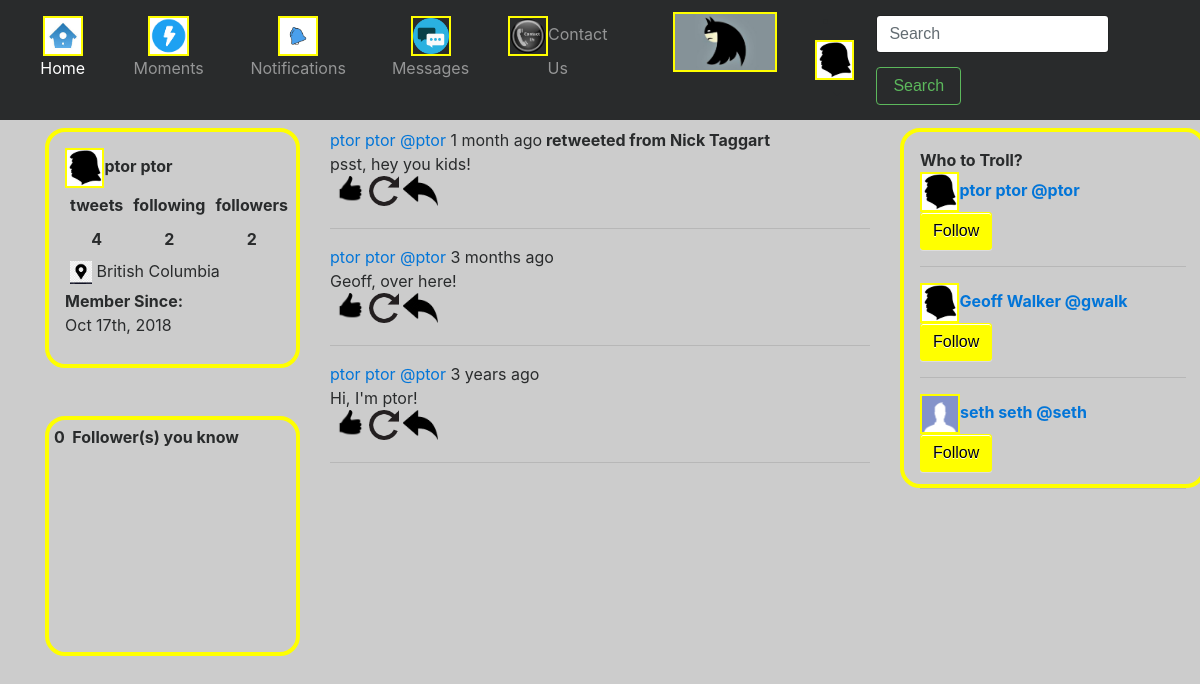
The app's page /userpage.php?user_id=47 with its own data.
### tables this page shows
CREATE TABLE `users` (
  `user_id` int(11) NOT NULL AUTO_INCREMENT,
  `first_name` varchar(50) NOT NULL,
  `last_name` varchar(50) NOT NULL,
  `screen_name` varchar(50) NOT NULL,
  `password` varchar(250) NOT NULL,
  `address` varchar(200) NOT NULL,
  `province` varchar(50) NOT NULL,
  `postal_code` varchar(7) NOT NULL,
  `contact_number` varchar(25) NOT NULL,
  `email` varchar(100) NOT NULL,
  `url` varchar(50) NOT NULL,
  `description` varchar(160) NOT NULL,
  `location` varchar(50) DEFAULT NULL,
  `date_created` timestamp NOT NULL DEFAULT CURRENT_TIMESTAMP,
  `profile_pic` varchar(200) DEFAULT NULL,
  PRIMARY KEY (`user_id`)
);

CREATE TABLE `tweets` (
  `tweet_id` int(11) NOT NULL AUTO_INCREMENT,
  `tweet_text` varchar(280) NOT NULL,
  `user_id` int(11) DEFAULT NULL,
  `original_tweet_id` int(11) NOT NULL DEFAULT '0',
  `reply_to_tweet_id` int(11) NOT NULL DEFAULT '0',
  `date_created` timestamp NOT NULL DEFAULT CURRENT_TIMESTAMP,
  PRIMARY KEY (`tweet_id`),
  KEY `FK_tweets` (`user_id`),
  CONSTRAINT `FK_tweets` FOREIGN KEY (`user_id`) REFERENCES `users` (`user_id`)
);

### includes/tweet.php (the view, shortened to what this page needs)
<?php
class tweet {
    static function tweetsByUser($userId){
        $tweetSQL = 'SELECT t.tweet_id as tweet_id, t.user_id as userid, t.tweet_text as tweet_text, t.original_tweet_id as originalId, t.reply_to_tweet_id as replyId, t.date_created as tweetDate, u.first_name as fname, u.last_name as lname, u.screen_name as sname FROM tweets t INNER JOIN users u ON t.user_id=u.user_id WHERE t.user_id =' .$userId. ' ORDER BY t.date_created DESC;';
        $tweets = mysqli_query($GLOBALS["con"], $tweetSQL);
        while ($tweet = mysqli_fetch_array($tweets)){
            if($tweet["replyId"] == 0){
                echo '<div>' . '<a href="userpage.php?user_id='. $tweet["userid"] . '">' . $tweet["fname"] . ' ' . $tweet["lname"] . ' @' . $tweet["sname"] . '</a> ' . timePassed($tweet["tweetDate"]);
                if ($tweet["originalId"] <> 0){ echo "<b> retweeted from " . User::getUserInfo(User::getUserIdFromTweetId($tweet["originalId"]))["first_name"] . " " . User::getUserInfo(User::getUserIdFromTweetId($tweet["originalId"]))["last_name"] . "</b>";}
                echo '<br>' . $tweet["tweet_text"] .'</div>';
            if(!Tweet::IsLiked($tweet["tweet_id"])){echo '<a href="Like_proc.php?tweet_id=' .$tweet["tweet_id"]. '">&nbsp;<input type="image" style="height: 30px" src="images/like.ico"></a>';}
            echo '<a href="retweet.php?tweet_id=' .$tweet["tweet_id"]. '">&nbsp;<input type="image" style="height: 30px" src="images/retweet.png"></a><a href="reply.php?tweet_id=' .$tweet["tweet_id"]. '">&nbsp;<input type="image" style="height: 30px" src="images/reply.png"></a>';
            }
            if($tweet["replyId"] == 0){
                echo "<hr>";
            }
        };
    }
    static function IsLiked($tweetId){
        $isLikedSQL = "SELECT tweet_id FROM likes WHERE user_id = '" . $_SESSION["SESS_MEMBER_ID"] . "';";
        $likedResult = mysqli_query($GLOBALS["con"], $isLikedSQL);
        $isLiked = false;
        return $isLiked;
    }
}

### userpage.php (shortened to what this page needs)
<?php
include('includes/functions.php');
?>
<!DOCTYPE html>
<html lang="en">
  <head>
    <link href="includes/bootstrap.min.css" rel="stylesheet">
    <link href="includes/starter-template.css" rel="stylesheet">
  </head>
  <body>
	<?php include('includes/Header.php'); ?>
	<BR><BR>
    <div class="container">
		<div class="row">
			<div class="col-md-3">
				<div class="mainprofile img-rounded">
				<div class="bold">
				<?php
                                user::getProfPic($_GET["user_id"]);
                                echo user::getUserInfo($_GET["user_id"])["first_name"] . ' ' . user::getUserInfo($_GET["user_id"])["last_name"];
                                ?>
                                <BR></div>
				<table>
				<tr><td>tweets</td><td>following</td><td>followers</td></tr>
				<?php echo '<tr><td>' . user::getTweetCount($_GET["user_id"]) . '</td><td>' . user::getFollowerCount($_GET["user_id"]) . '</td><td>' . user::getFollowCount($_GET["user_id"]) . '</td>'; ?>
				</tr></table>
                                    <img class="icon" src="images/location_icon.jpg"><?php echo user::getProvince($_GET["user_id"]); ?>
				<div class="bold">Member Since:</div>
				<div>
                                    <?php
                                        $date = date_create(user::getUserInfo($_GET["user_id"])["date_created"]);
                                        echo date_format($date, "M dS, Y");
                                    ?>
                                </div>
				</div><BR><BR>
				<div class="trending img-rounded" style="padding: 5px">
                                    <div class="bold">
                                        <?php echo user::followersYouKnowCount($_GET["user_id"]); ?> &nbsp;Follower(s) you know<BR>
                                    </div>
				</div>
			</div>
			<div class="col-md-6">
                            <div class="img-rounded">
                                <?php tweet::tweetsByUser($_GET["user_id"]); ?>
                            </div>
			</div>
			<div class="col-md-3">
				<div class="whoToTroll img-rounded">
				<div class="bold">Who to Troll?<BR></div>
                                    <?php
                                        whoToTroll($con);
                                    ?>
				</div><BR>
			</div>
		</div>
    </div>
  </body>
</html>

### includes/header.php (shortened to what this page needs)
<?php
    include('includes/user.php');
?>
<nav class="navbar navbar-toggleable-md navbar-inverse bg-inverse fixed-top">
      <div class="collapse navbar-collapse" id="navbarsExampleDefault">
        <ul class="navbar-nav mr-auto">
          <li class="nav-item">
            <a class="nav-link active" href="index.php">
			<img class="bannericons" src="images/home.jfif">Home<span class="sr-only">(current)</span></a>
          </li>
          <li class="nav-item">
            <a class="nav-link" href="#">
			<img class="bannericons" src="images/lightning.png">Moments</a>
          </li>
		  <li class="nav-item">
            <a class="nav-link" href="notifications.php">
			<img class="bannericons" src="images/bell.png">Notifications</a>
          </li>
		  <li class="nav-item">
            <a class="nav-link" href="nessages.php">
			<img class="bannericons" src="images/messages.png">Messages</a>
          </li>
          <li class="nav-item">
            <a class="nav-link" href="contactUs.php">
			<img class="bannericons" src="images/contactus.png">Contact Us</a>
          </li>
          <li>
		  <a class="navbar-brand" href="#"><img src="images/logo.jpg" class="logo"></a>
		  </li>
        </ul>
		<li class="nav-item dropdown right">
            <a class="nav-link dropdown-toggle" id="dropdown01" data-toggle="dropdown" aria-haspopup="true" aria-expanded="false">
			<?php User::getProfPic($_SESSION["SESS_MEMBER_ID"]); ?>
			</a>
          </li>
        <form class="form-inline my-2 my-lg-0" action="search.php" method="get">
          <input class="form-control mr-sm-2" type="text" name="search" placeholder="Search">
          <button class="btn btn-outline-success my-2 my-sm-0" type="submit">Search</button>
        </form>
      </div>
    </nav>

### includes/user.php (shortened to what this page needs)
<?php
include('includes/tweet.php');
class user {
    static function getProfPic($id){
        $profSQL = "SELECT profile_pic FROM users WHERE user_id = '" . $id . "' AND profile_pic IS NOT NULL;";
        $result = mysqli_query($GLOBALS["con"], $profSQL);
        if(mysqli_num_rows($result) > 0){
            $row = mysqli_fetch_array($result);
            echo '<img class="bannericons" src="images/profilepics/' . $row["profile_pic"] . '" title style>';
        }
        else{
            echo '<img class="bannericons" src="images/profilepics/default.jfif" title style>';
        }
    }
    static function getFollowerCount($id){
        $followersSQL = 'SELECT COUNT(follow_id) as followersCount FROM follows WHERE from_id =' . $id . ';';
        $result = mysqli_query($GLOBALS["con"], $followersSQL);
        $row = mysqli_fetch_array($result);
        return $row["followersCount"];
    }
    static function getFollowCount($id){
        $followSQL = 'SELECT COUNT(follow_id) as followCount FROM follows WHERE to_id =' . $id . ';';
        $result = mysqli_query($GLOBALS["con"], $followSQL);
        $row = mysqli_fetch_array($result);
        return $row["followCount"];
    }
    static function getTweetCount($id){
        $followersSQL = 'SELECT COUNT(tweet_id) as tweetCount FROM tweets WHERE user_id =' . $id . ';';
        $result = mysqli_query($GLOBALS["con"], $followersSQL);
        $row = mysqli_fetch_array($result);
        return $row["tweetCount"];
    }
    static function followersYouKnowCount($id){
        $followersSQL = 'SELECT COUNT(user_id) as count FROM users WHERE user_id IN (SELECT to_id FROM follows WHERE from_id = "' . $_SESSION["SESS_MEMBER_ID"] . '") AND user_id IN (SELECT to_id FROM follows WHERE from_id = "' . $id . '")';
        $result = mysqli_query($GLOBALS["con"], $followersSQL);
        $row = mysqli_fetch_array($result);
        return $row["count"];
    }
    static function getProvince($id){
        $provinceSQL = 'SELECT province FROM users WHERE user_id =' . $id . ';';
        $result = mysqli_query($GLOBALS["con"], $provinceSQL);
        $row = mysqli_fetch_array($result);
        $prov = null;
        if ($row["province"] == "BC" || $row["province"] == "British Columbia"){
            $prov = "British Columbia";
        }
        return $prov;
    }
    static function getUserInfo($id){
        $userSQL = 'SELECT first_name, last_name, date_created, screen_name, profile_pic FROM users WHERE user_id = "' . $id . '";';
        $result = mysqli_query($GLOBALS["con"], $userSQL);
        $row = mysqli_fetch_array($result);
        return $row;
    }
    static function getUserIdFromTweetId($tweetId){
        $userFromTweetSQL = 'SELECT user_id FROM tweets WHERE tweet_id = "' .$tweetId. '";';
        $result = mysqli_query($GLOBALS["con"], $userFromTweetSQL);
        $row = mysqli_fetch_array($result);
        return $row["user_id"];
    }
}

### includes/functions.php (shortened to what this page needs)
<?php
function whoToTroll($con){
    $sql = 'SELECT user_id, first_name, last_name, screen_name, profile_pic FROM users WHERE user_id <> "' . $_SESSION["SESS_MEMBER_ID"] . '" AND user_id NOT IN (SELECT to_id FROM follows WHERE from_id = "' . $_SESSION["SESS_MEMBER_ID"] . '") ORDER BY RAND() LIMIT 3;';
    $users = mysqli_query($con, $sql);
    while ($row = mysqli_fetch_array($users)){
        $info = $row["first_name"] . " " . $row["last_name"] . " @" . $row["screen_name"];
        $info = substr($info, 0, 25);
        echo    '<div class="bold">';
            if($row["profile_pic"] != null){
                echo '<img class="bannericons" src="images/profilepics/' . $row["profile_pic"] . '" title style>';
            }
            else{
                echo '<img class="bannericons" src="images/profilepics/default.jfif" title style>';
            }
        echo '<a href="userpage.php?user_id=' . $row["user_id"] . '">' . $info . '</a></div>';
        echo '<a href = "Follow_proc.php?user_id=' . $row["user_id"] . '"><input type="button" style = "margin: 0" name="Follow" id="button" value="Follow"/></a><hr>';
    };
}
function timePassed($tweetDate){
    $now = new DateTime();
    $tweetDate = new DateTime($tweetDate);
    $interval = $tweetDate->diff($now);
    if($interval->y > 1) return $interval->format("%y years ago");
    else if ($interval->y > 0) return $interval->format("%y year ago");
    else if ($interval->m > 1) return $interval->format("%m months ago");
    else if ($interval->m > 0) return $interval->format("%m month ago");
}
?>

### includes/starter-template.css (style rules this page uses)
body { padding-top: 5rem; background-color: #cccccc; }
.logo { display:block; margin-left:50px; height: 60px; border: yellow 2px solid; }
.bannericons { height: 40px; border: yellow 2px solid; }
.mainprofile { height: 40%; border: yellow 4px solid; border-radius: 20px; padding: 1em; }
.whoToTroll { height: 60%; border: yellow 4px solid; border-radius: 20px; padding: 1em; width: 120% }
.col-md-3 { height : 600px; }
.trending { height: 40%; border: yellow 4px solid; border-radius: 20px; }
td { font-weight: bold; padding: 5px; text-align: center; }
.collapse { float: right; text-align: center; width: 100% }
#button { border: 1px solid yellow; margin-top: 28px; padding: 6px 12px; color: #666; text-shadow: 0 1px #fff; cursor: pointer; -moz-border-radius: 3px 3px; -webkit-border-radius: 3px 3px; border-radius: 3px 3px; -moz-box-shadow: 0 1px #fff inset, 0 1px #ddd; -webkit-box-shadow: 0 1px #fff inset, 0 1px #ddd; box-shadow: 0 1px #fff inset, 0 1px #ddd; background: yellow; color: #000000 }
.bold { font-weight: bold; vertical-align: top; }
.icon { margin: 5px; width: 10%; }

### records on screen
users: first_name "ptor", last_name "ptor", province "British Columbia", date_created "Oct 17th, 2018", info "ptor ptor @ptor"
tweets: user.first_name "ptor", user.last_name "ptor", user.screen_name "ptor", date_created "1 month ago", first_name "Nick", last_name "Taggart", tweet_text "psst, hey you kids!", reply_to_tweet_id 0 (drawn)
tweets: user.first_name "ptor", user.last_name "ptor", user.screen_name "ptor", date_created "3 months ago", tweet_text "Geoff, over here!", reply_to_tweet_id 0 (drawn)
tweets: user.first_name "ptor", user.last_name "ptor", user.screen_name "ptor", date_created "3 years ago", tweet_text "Hi, I'm ptor!", reply_to_tweet_id 0 (drawn)
users: info "Geoff Walker @gwalk"
users: profile_pic (picture), info "seth seth @seth"

### other values on screen
user::getTweetCount($_GET["user_id"]) "4"
user::getFollowerCount($_GET["user_id"]) "2"
user::getFollowCount($_GET["user_id"]) "2"
user::followersYouKnowCount($_GET["user_id"]) "0"
